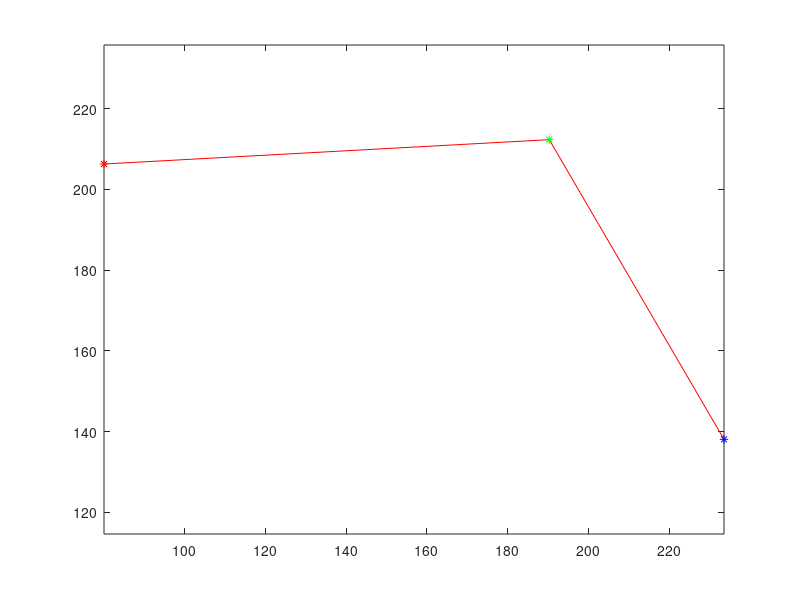
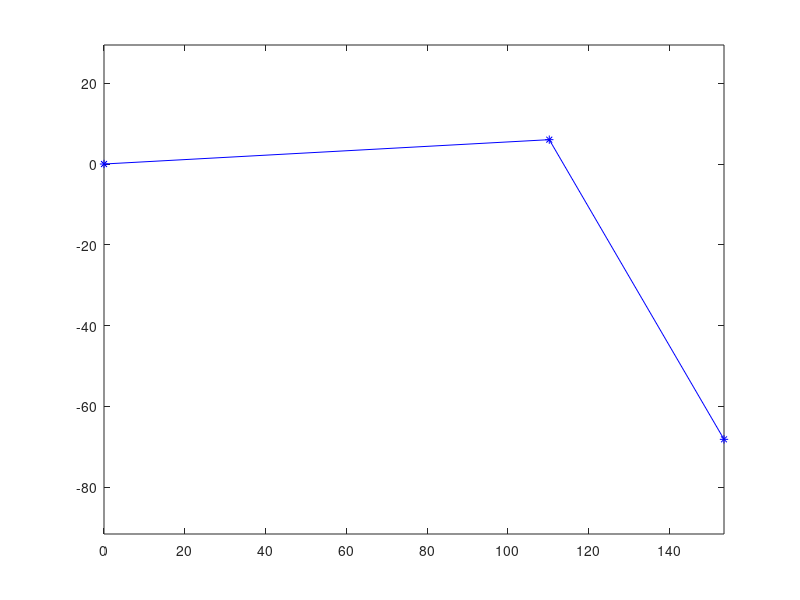
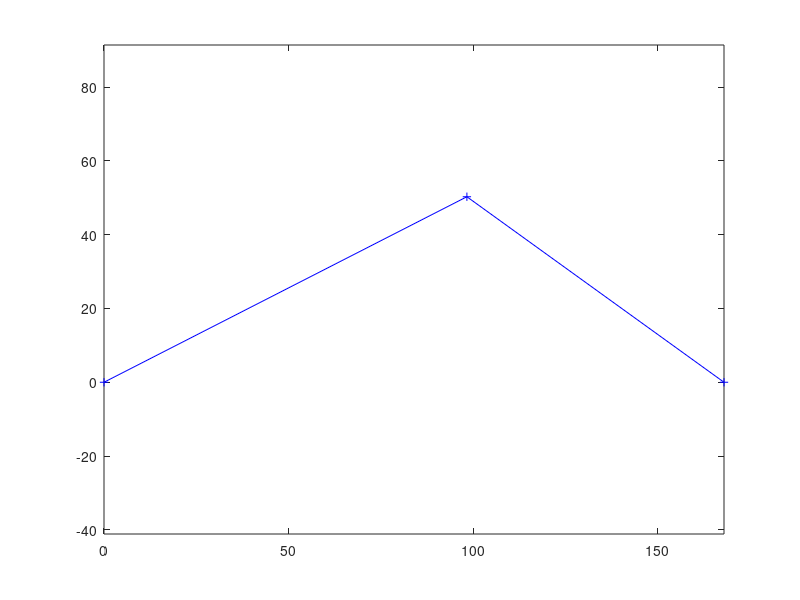

The MATLAB script that drew these images, in order:
%testTransform.m

clc
clear all
close all


%% Headform Calibration Points

%Raw
hcp(1,1:2)=[80.0454  206.2903];
hcp(2,1:2)=[190.3173  212.3196];
hcp(3,1:2)=[233.5869  138.1065];

figure(1)
plot(hcp(:,1),hcp(:,2),'-r')
hold on
plot(hcp(1,1),hcp(1,2),'*-r')
plot(hcp(2,1),hcp(2,2),'*-g')
plot(hcp(3,1),hcp(3,2),'*-b')
axis equal

hcp


%Translate to point 1
xtran=hcp(1,1);
ytran=hcp(1,2);
for jk=1:3
    hcp(jk,1)=hcp(jk,1)-xtran;
    hcp(jk,2)=hcp(jk,2)-ytran;   
end

hcp
figure(2)
plot(hcp(:,1),hcp(:,2),'*-b')
axis equal

%% Angle of x axis with horizontal (Below horizontal -ive)
y1Diff=hcp(3,2)-hcp(1,2)
x1Diff=hcp(3,1)-hcp(1,1)
theta1=atan2(y1Diff,x1Diff)

%% Rotate coords counterclockwise by theta1
%See Wolfram http://mathworld.wolfram.com/RotationMatrix.html

rotMat(1,:)= [  cos(theta1) sin(theta1)];
rotMat(2,:)= [ -sin(theta1)  cos(theta1)];

for jk=1:3
    prime(jk,:)=rotMat*[hcp(jk,1) hcp(jk,2)]';
end

prime

figure(3)
X=prime(:,1);
Y=prime(:,2);
plot( X,Y,'+b-')
axis equal

% %Position vector of centroid is prime(:,2)
% prime(:,2)
% %Express as % of 1-3 distance
% primePercentX=prime(1,2)/d1;
% primePercentY=prime(2,2)/d1;
% 
% % 
% % 
% % 
% %% Target Points
% 
% %Raw
%   TP(1,1:2)	=[528.5, 247.0];
%   TP(2,1:2)	=[507.0, 147.2];
%   TP(3,1:2)	=[426.0, 140.5];
%   TP(4,1:2)	=[352.4, 232.3];
%   TP(5,1:2)	=[368.8, 309.2];
%   %TP
%   
%   
%   %Translated to lower left origin
%   TP(:,2)=800-TP(:,2)+1;
%   
%   %Translated to point #5
%   TP(:,1)=TP(:,1)-TP(5,1);
%   TP(:,2)=TP(:,2)-TP(5,2);
%   
%   figure(3)
%   plot(TP(:,1), TP(:,2),'*-r')
%   axis equal
%   
%   
%   %Find -1*angle between 1 and 5
%   y2Diff=TP(1,2)-TP(5,2);
%   x2Diff=TP(1,1)-TP(5,1);
%   theta2=-atan2(y2Diff,x2Diff);
%   d2=sqrt(y2Diff^2 + x2Diff^2)
%   
%   thresh=10;
%   if abs(d1-d2)>thresh
%       disp('***** Calibration Error****')
%   end
%   
%   %Set up rotation matrix
%   rotMat2(1,:) = [ cos(theta2) -sin(theta2)];
%   rotMat2(2,:) = [ sin(theta2)  cos(theta2)];
% 
%   raw2(1,:)=TP(:,1);
%   raw2(2,:)=TP(:,2);
% 
%   %Rotate
%   prime2=rotMat2*raw2
%   
%   figure(4)
%   plot(prime2(1,:), prime2(2,:),'+-b')
%   axis equal
%   hold on
%   
%   %Add the CoM
%   plot(prime(1,2), prime(2,2),'kx')
%   
%   %Add it based on %
%   xPC=d2*primePercentX
%   yPC=d2*primePercentY
%   plot(xPC,yPC,'*r')
%   
%   
  
